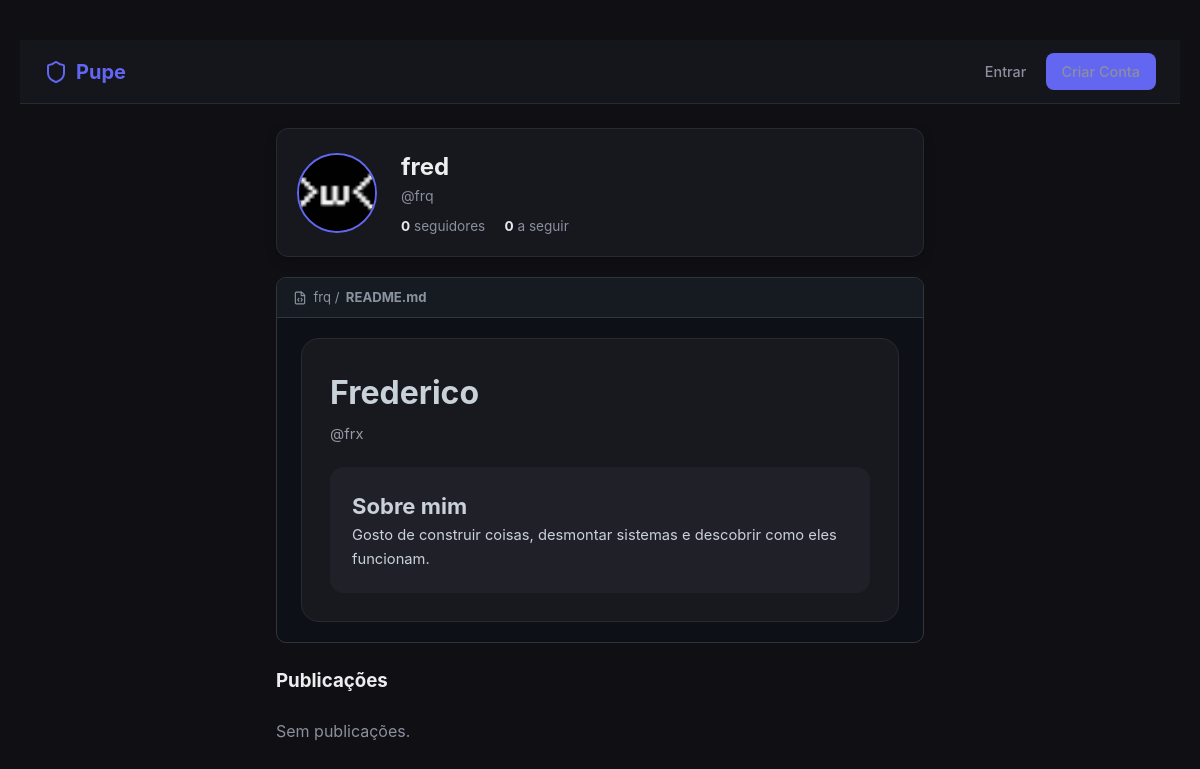
The page /user/frq on the database its author committed.
### tables this page shows
CREATE TABLE users (
                id INTEGER PRIMARY KEY AUTOINCREMENT,
                username TEXT UNIQUE NOT NULL,
                display_name TEXT,
                email TEXT UNIQUE NOT NULL,
                password_hash TEXT NOT NULL,
                bio TEXT DEFAULT '',
                avatar_url TEXT DEFAULT '/static/default-avatar.png',
                reset_token TEXT DEFAULT NULL,
                reset_token_expires TEXT DEFAULT NULL,
                is_verified INTEGER DEFAULT 1,
                created_at TIMESTAMP DEFAULT CURRENT_TIMESTAMP
            );

CREATE TABLE pupe_pages (
                id INTEGER PRIMARY KEY AUTOINCREMENT,
                user_id INTEGER UNIQUE NOT NULL,
                html_content TEXT NOT NULL,
                is_active INTEGER DEFAULT 1,
                created_at TIMESTAMP DEFAULT CURRENT_TIMESTAMP,
                updated_at TIMESTAMP DEFAULT CURRENT_TIMESTAMP,
                FOREIGN KEY (user_id) REFERENCES users (id) ON DELETE CASCADE
            );

### main.py (the view)
@app.route('/@<username>')
@app.route('/user/<username>')
def perfil_usuario(username):
    db = get_db()
    user = db.execute("SELECT * FROM users WHERE username = ?", (username,)).fetchone()
    if not user:
        flash('Utilizador não encontrado.', 'error')
        return redirect(url_for('index'))
    posts = db.execute("SELECT * FROM posts WHERE user_id = ? AND group_id IS NULL ORDER BY created_at DESC", (user['id'],)).fetchall()
    followers_count = db.execute("SELECT COUNT(*) as count FROM follows WHERE followed_id = ?", (user['id'],)).fetchone()['count']
    following_count = db.execute("SELECT COUNT(*) as count FROM follows WHERE follower_id = ?", (user['id'],)).fetchone()['count']
    is_following = False
    if 'user_id' in session:
        is_following = bool(db.execute("SELECT 1 FROM follows WHERE follower_id = ? AND followed_id = ?", (session['user_id'], user['id'])).fetchone())
    pupe_page = db.execute("SELECT * FROM pupe_pages WHERE user_id = ? AND is_active = 1", (user['id'],)).fetchone()
    return render_template(
        'perfil.html',
        profile_user=user,
        posts=posts,
        followers_count=followers_count,
        following_count=following_count,
        is_following=is_following,
        pupe_page=pupe_page
    )

### main.py (called while the page is built, shortened)
def get_db():
    if 'db' not in g:
        g.db = sqlite3.connect(DATABASE)
        g.db.row_factory = sqlite3.Row
    return g.db

@app.context_processor
def inject_user_context():
    return dict(current_user=None, unread_notifications=0)

### templates/perfil.html (shortened to what this page needs)
{% extends "base.html" %}
{% block content %}
<div class="card">
    <div style="display:flex; gap:1.5rem; align-items:center;">
        <img src="{{ profile_user.avatar_url or '/static/default-avatar.png' }}" class="avatar-lg" alt="Avatar">
        <div style="flex-grow:1;">
            <h2>{{ profile_user.display_name or profile_user.username }}</h2>
            <p style="color:var(--text-muted); font-size:0.88rem;">@{{ profile_user.username }}</p>
            <div style="margin-top:0.6rem; display:flex; gap:1.2rem; font-size:0.85rem; color: var(--text-muted);">
                <span><strong style="color: var(--text);">{{ followers_count }}</strong> seguidores</span>
                <span><strong style="color: var(--text);">{{ following_count }}</strong> a seguir</span>
            </div>
        </div>
    </div>
</div>
{% if pupe_page %}
<div class="readme-card">
    <div class="readme-header">
        <span style="display: flex; align-items: center; gap: 0.4rem;">
            <i data-lucide="file-code" style="width:14px; height:14px;"></i>
            {{ profile_user.username }} / <strong>README.md</strong>
        </span>
    </div>
    <div class="readme-body">
        {{ pupe_page.html_content | safe }}
    </div>
</div>
{% endif %}
<h3>Publicações</h3>
<br>
{% for post in posts %}
<div class="card">
    <p>{{ post.content }}</p>
    {% if post.image_url %}
        <img src="{{ post.image_url }}" style="width:100%; max-height:350px; object-fit:cover; border-radius:8px; margin-top:0.5rem;" alt="Foto">
    {% endif %}
    <span style="font-size:0.75rem; color:var(--text-muted); margin-top:0.5rem; display:block;">{{ post.created_at }}</span>
</div>
{% else %}
<p style="color:var(--text-muted);">Sem publicações.</p>
{% endfor %}
{% endblock %}

### templates/base.html (shortened to what this page needs)
<!DOCTYPE html>
<html lang="pt">
<head>
</head>
<body>
    <nav class="navbar">
        <a href="{{ url_for('index') }}" class="brand"><i data-lucide="shield"></i> Pupe</a>
        <div class="nav-links">
            {% if current_user %}
                <a href="{{ url_for('index') }}"><i data-lucide="rss"></i> Feed</a>
                <a href="{{ url_for('notificacoes') }}">
                    <i data-lucide="bell"></i>
                    {% if unread_notifications > 0 %}
                        <span class="badge">{{ unread_notifications }}</span>
                    {% endif %}
                </a>
                <a href="{{ url_for('lista_grupos') }}"><i data-lucide="users"></i> Grupos</a>
                <a href="{{ url_for('pupe_page_editor') }}"><i data-lucide="layout"></i> Page Editor</a>
                <a href="{{ url_for('perfil_usuario', username=current_user.username) }}">@{{ current_user.username }}</a>
                <a href="{{ url_for('configuracoes') }}"><i data-lucide="settings"></i></a>
                <a href="{{ url_for('logout') }}"><i data-lucide="log-out"></i></a>
            {% else %}
                <a href="{{ url_for('login') }}">Entrar</a>
                <a href="{{ url_for('cadastro') }}" class="btn-primary">Criar Conta</a>
            {% endif %}
        </div>
    </nav>
    <main class="container">
        {% block content %}{% endblock %}
    </main>
</body>
</html>

### templates/base.html (style rules this page uses)
:root { --bg: #0d0e12; --card-bg: #16181e; --card-hover: #1c1f28; --border: #272a34; --text: #e6e8eb; --text-muted: #8b8f9e; --primary: #6366f1; --primary-hover: #4f46e5; --danger: #ef4444; --accent: #10b981; }
* { box-sizing: border-box; margin: 0; padding: 0; font-family: -apple-system, BlinkMacSystemFont, "Segoe UI", Roboto, sans-serif; }
body { background-color: var(--bg); color: var(--text); line-height: 1.5; padding-bottom: 2rem; }
.navbar { background: rgba(22, 24, 30, 0.85); backdrop-filter: blur(12px); border-bottom: 1px solid var(--border); padding: 0.8rem 1.5rem; display: flex; justify-content: space-between; align-items: center; position: sticky; top: 0; z-index: 100; }
.brand { font-size: 1.25rem; font-weight: 700; color: var(--primary); text-decoration: none; display: flex; align-items: center; gap: 0.5rem; }
.nav-links { display: flex; gap: 1.2rem; align-items: center; }
.nav-links a { color: var(--text-muted); text-decoration: none; font-size: 0.9rem; font-weight: 500; display: flex; align-items: center; gap: 0.4rem; transition: 0.2s color; }
.container { max-width: 680px; margin: 1.5rem auto; padding: 0 1rem; }
.card { background: var(--card-bg); border: 1px solid var(--border); border-radius: 12px; padding: 1.25rem; margin-bottom: 1.25rem; box-shadow: 0 4px 12px rgba(0, 0, 0, 0.2); }
.btn-primary { background: var(--primary); color: white; border: none; padding: 0.5rem 1rem; border-radius: 8px; cursor: pointer; font-weight: 600; text-decoration: none; display: inline-flex; align-items: center; gap: 0.4rem; font-size: 0.88rem; transition: 0.2s background; }
.avatar-lg { width: 80px; height: 80px; border-radius: 50%; object-fit: cover; border: 2px solid var(--primary); }

### templates/perfil.html (style rules this page uses)
.readme-card { background: #0d1117; border: 1px solid #30363d; border-radius: 10px; overflow: hidden; margin-bottom: 1.5rem; }
.readme-header { background: #161b22; padding: 0.6rem 1rem; border-bottom: 1px solid #30363d; display: flex; justify-content: space-between; align-items: center; font-size: 0.82rem; color: #8b949e; font-family: ui-monospace, SFMono-Regular, SF Mono, Menlo, Consolas, Liberation Mono, monospace; }
.readme-body { padding: 1.25rem 1.5rem; color: #c9d1d9; font-size: 0.92rem; line-height: 1.6; word-break: break-word; }

### rows shown on the page
users: avatar_url (picture), display_name "fred", username "frq"
pupe_pages: html_content "Frederico @frx Sobre mim Gosto de construir coisas, desmontar sistemas e descobrir como eles funcionam."

### other values the page prints
{{ followers_count }} "0"
{{ following_count }} "0"
